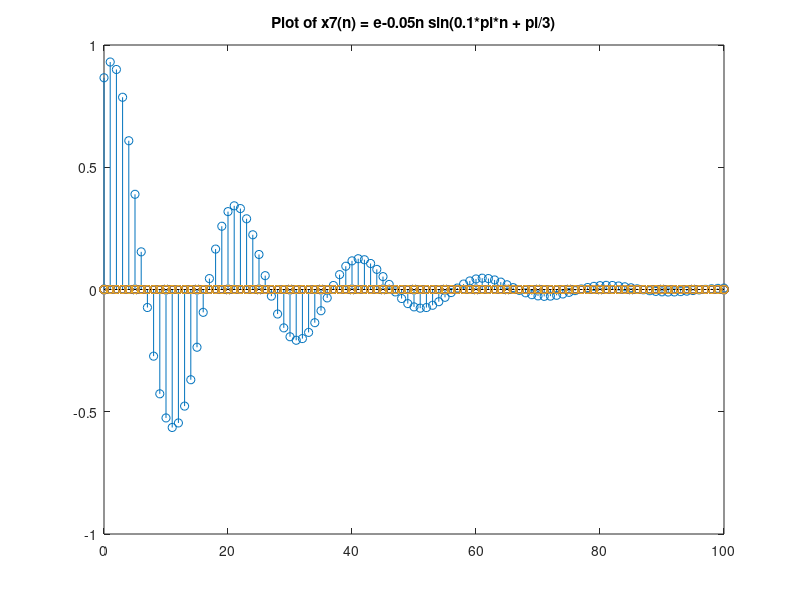

The MATLAB source for this figure:
%Que: x7(n) = e-0.05n sin(0.1*pi*n + pi/3); 0<= n <= 100
x7 = zeros(101);
x = 0:100;
for n = 0:100
x7(n+1) = exp(-0.05*n)*sin(0.1*pi*n + pi/3); 
% x7(n+1) because we want it to start with 1 and not 0.
end
stem(x,x7); title("Plot of x7(n) = e-0.05n sin(0.1*pi*n + pi/3)");
